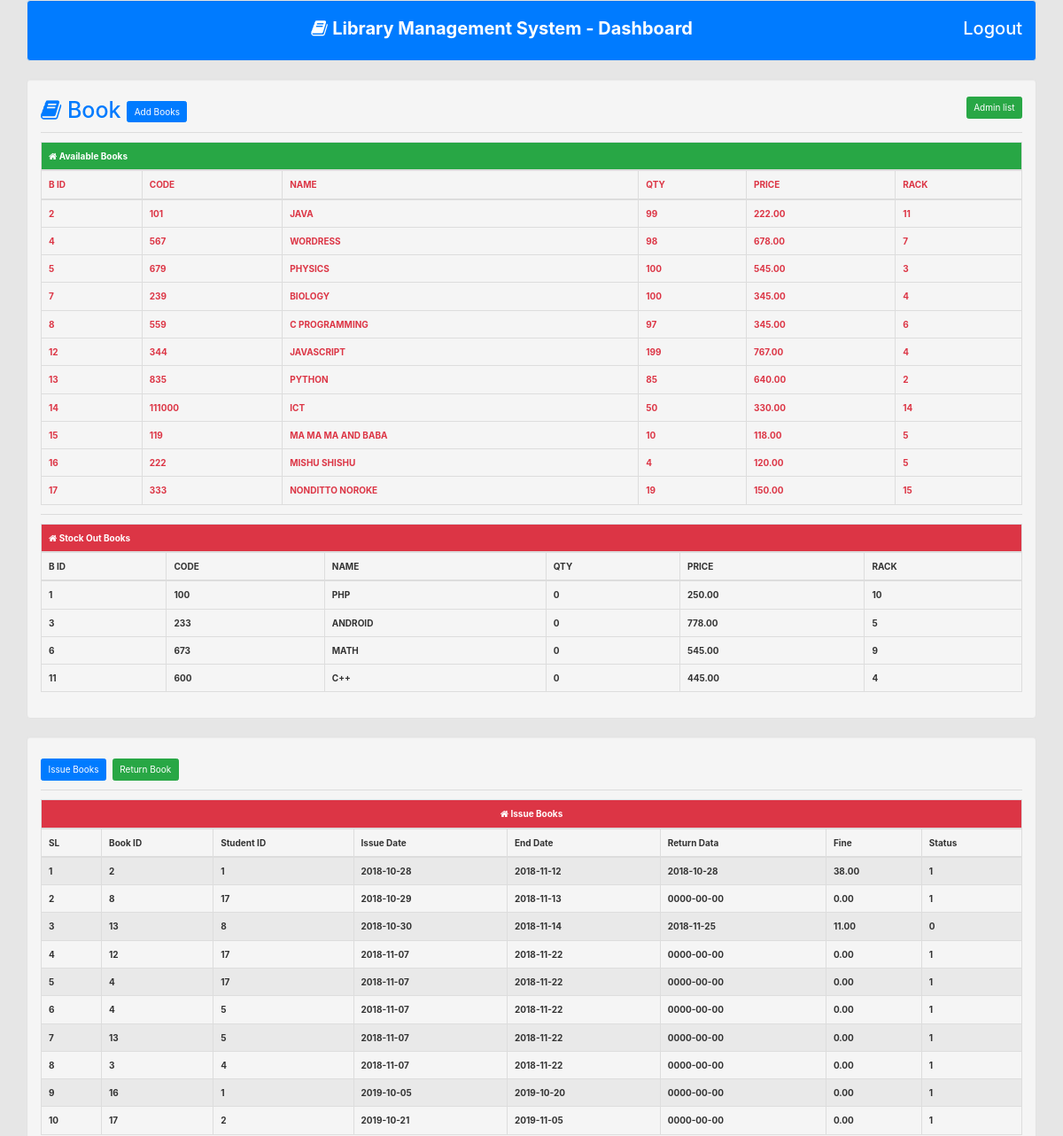
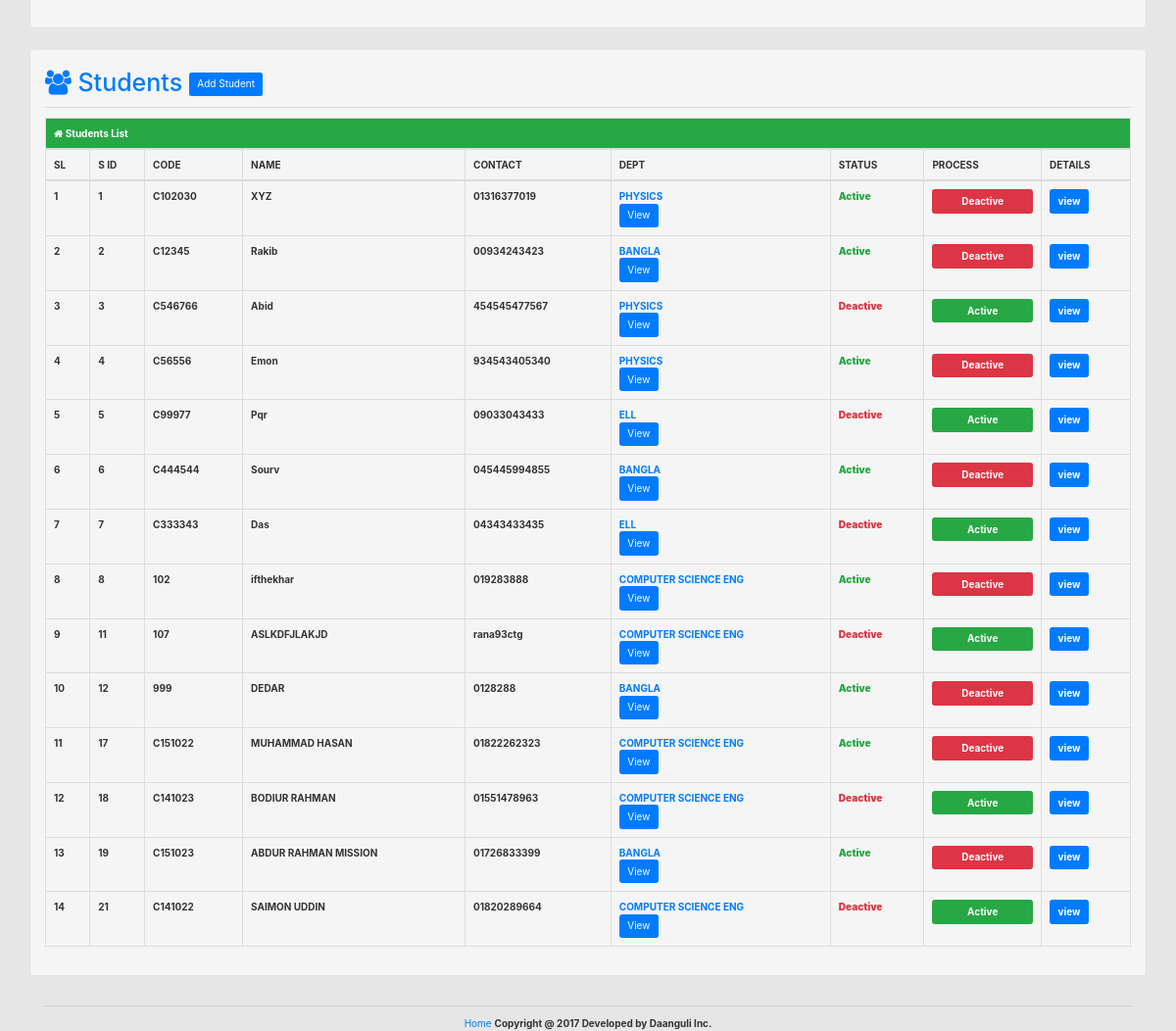
/cpanel.php (signed in), run on the app's committed database (2 pictures, top to bottom).
### tables this page shows
CREATE TABLE `libsys_books` (
  `b_id` int(11) NOT NULL,
  `b_code` varchar(50) NOT NULL,
  `b_name` varchar(50) NOT NULL,
  `b_author` int(11) NOT NULL,
  `b_publishar` int(11) NOT NULL,
  `b_qty` int(11) NOT NULL,
  `b_self` int(11) NOT NULL,
  `b_price` decimal(10,2) NOT NULL,
  `b_status` int(11) NOT NULL
);

CREATE TABLE `libsys_issue` (
  `i_id` int(11) NOT NULL,
  `i_book_id` int(11) NOT NULL,
  `i_student_id` int(11) NOT NULL,
  `i_check` int(11) NOT NULL COMMENT 'book_id+student_id',
  `i_date` date NOT NULL,
  `i_e_date` date NOT NULL COMMENT 'End date',
  `i_r_date` date NOT NULL,
  `i_fine` decimal(10,2) NOT NULL,
  `i_status` int(11) NOT NULL COMMENT '0=return,1=issued'
);

CREATE TABLE `libsys_students` (
  `s_id` int(11) NOT NULL,
  `s_code` varchar(50) NOT NULL,
  `s_name` varchar(50) NOT NULL,
  `s_dept` int(11) NOT NULL,
  `s_semester` int(11) NOT NULL,
  `s_contact` varchar(50) NOT NULL,
  `s_password` varchar(255) NOT NULL,
  `s_status` int(11) NOT NULL
);

CREATE TABLE `libsys_departments` (
  `d_id` int(11) NOT NULL,
  `d_code` varchar(100) NOT NULL,
  `d_name` varchar(100) NOT NULL
);

### includes/functions.php (called while the page is built, shortened)
<?php
include './includes/dbconnect.php';
function get_all_libsys_books($b_status){
    $var = array();
    global $link;
    $query = mysqli_query($link,"SELECT * FROM libsys_books WHERE b_status='".$b_status."' ");
    if($query){
        while($row = mysqli_fetch_array($query)){
            $var[] = $row;
        }
    }else{
        echo mysqli_error();
    }
    return $var;
}
function get_all_libsys_students(){
    $var = array();
    global $link;
    $query = mysqli_query($link,"SELECT * FROM libsys_students ");
    if($query){
        while($row = mysqli_fetch_array($query)){
            $var[] = $row;
        }
    }else{
        echo mysqli_error();
    }
    return $var;
}
function get_all_libsys_issue() {
    $var = array();
    global $link;
    $query = mysqli_query($link,"SELECT * FROM libsys_issue");
    if($query){
        while($row = mysqli_fetch_array($query)){
            $var[] = $row;
        }
    }else{
        echo mysqli_error();
    }
    return $var;
}
function get_dept_info_by_id($d_id){
    $var = array();
    global $link;
    $query = mysqli_query($link,"SELECT * FROM libsys_departments WHERE d_id='".$d_id."'");
    if($query){
        $var = mysqli_fetch_array($query);
    }
    return $var;
}

### cpanel.php (the view, shortened to what this page needs)
<?php
if(isset($_SESSION['se_admin'])){
include './includes/functions.php';
?>
<!DOCTYPE html>
<html>
<head>
    <?php include './head.php'; ?>
</head>
<body class="btn-default">
<div class="container">
    <div class="row">
        <div class="col-md-12 well bg-primary" >
            <h2 class="text-center"><i class="fa fa-book"></i> <b>Library Management System - Dashboard</b><a style="color: white; float: right;" href="logout.php">Logout</a></h2>
        </div>
        <div class="col-md-12 well">
            <h1 class="text-primary"><i class="fa fa-book"></i> Book  <a class="btn btn-primary" href="add_book.php">Add Books</a>
                <a class="btn btn-success pull-right" href="admin_list.php">Admin list</a> </h1>
            <hr/>
            <table class="table table-bordered text-danger">
                <thead>
                <tr class="btn-success">
                    <td colspan="6"><b><i class="fa fa-home"></i> Available Books</b></td>
                </tr>
                <tr>
                    <td><b>B ID</b></td>
                    <td><b>CODE</b></td>
                    <td><b>NAME</b></td>
                    <td><b>QTY</b></td>
                    <td><b>PRICE</b></td>
                    <td><b>RACK</b></td>
                </tr>
                </thead>
                <tbody>
                <?php
                $status='1';
                $all_books=get_all_libsys_books($status);
                foreach($all_books as $books){
                    ?>
                    <tr>
                        <td><b><?php echo $books['b_id']; ?></b></td>
                        <td><b><?php echo $books['b_code']; ?></b></td>
                        <td><b><?php echo $books['b_name']; ?></b></td>
                        <td><b><?php echo $books['b_qty']; ?></b></td>
                        <td><b><?php echo $books['b_price']; ?></b></td>
                        <td><b><?php echo $books['b_self']; ?></b></td>
                    </tr>
                <?php } ?>
                </tbody>
            </table>
            <hr/>
            <table class="table table-bordered">
                <thead>
                <tr class="btn-danger">
                    <td colspan="6"><b><i class="fa fa-home"></i> Stock Out Books</b></td>
                </tr>
                <tr>
                    <td><b>B ID</b></td>
                    <td><b>CODE</b></td>
                    <td><b>NAME</b></td>
                    <td><b>QTY</b></td>
                    <td><b>PRICE</b></td>
                    <td><b>RACK</b></td>
                </tr>
                </thead>
                <tbody>
                <?php
                $status='0';
                $all_books=get_all_libsys_books($status);
                foreach($all_books as $books){
                    ?>
                    <tr>
                        <td><b><?php echo $books['b_id']; ?></b></td>
                        <td><b><?php echo $books['b_code']; ?></b></td>
                        <td><b><?php echo $books['b_name']; ?></b></td>
                        <td><b><?php echo $books['b_qty']; ?></b></td>
                        <td><b><?php echo $books['b_price']; ?></b></td>
                        <td><b><?php echo $books['b_self']; ?></b></td>
                    </tr>
                <?php } ?>
                </tbody>
            </table>
        </div>
        <div class="col-md-12 well">
            <h1 class="text-primary"> <a class="btn btn-primary" href="issue_book.php">Issue Books</a> <a class="btn btn-success" href="return_book.php">Return Book</a> </h1>
            <hr>
            <table class="table table-bordered table-striped">
                <thead>
                <tr class="btn-danger text-center">
                    <td colspan="8"><b><i class="fa fa-home"></i> Issue Books</b></td>
                </tr>
                <tr>
                    <td><b>SL</b></td>
                    <td><b>Book ID</b></td>
                    <td><b>Student ID</b></td>
                    <td><b>Issue Date</b></td>
                    <td><b>End Date</b></td>
                    <td><b>Return Data</b></td>
                    <td><b>Fine</b></td>
                    <td><b>Status</b></td>
                </tr>
                </thead>
                <tbody>
                <?php
                $serial = 1;
                $all_issue_books=get_all_libsys_issue();
                foreach($all_issue_books as $books){
                    ?>
                    <tr>
                        <td><b><?= $serial; ?></b></td>
                        <td><b><?= $books['i_book_id']; ?></b></td>
                        <td><b><?= $books['i_student_id']; ?></b></td>
                        <td><b><?= $books['i_date']; ?></b></td>
                        <td><b><?= $books['i_e_date']; ?></b></td>
                        <td><b><?= $books['i_r_date']; ?></b></td>
                        <td><b><?= $books['i_fine']; ?></b></td>
                        <td><b><?= $books['i_status']; ?></b></td>
                    </tr>
                    <?php $serial++; } ?>
                </tbody>
            </table>
        </div>
    </div>
    <div class="row">
        <div class="col-md-12 well">
            <h1 class="text-primary"><i class="fa fa-users"></i> Students <a class="btn bg-primary" href="add_student.php">Add Student</a></h1>
            <hr/>
            <table class="table table-bordered">
                <thead>
                <tr class="btn-success">
                    <td colspan="9"><b><i class="fa fa-home"></i> Students List</b></td>
                </tr>
                <tr>
                    <td><b>SL</b></td>
                    <td><b>S ID</b></td>
                    <td><b>CODE</b></td>
                    <td><b>NAME</b></td>
                    <td><b>CONTACT</b></td>
                    <td><b>DEPT</b></td>
                    <td><b>STATUS</b></td>
                    <td><b>PROCESS</b></td>
                    <td><b>DETAILS</b></td>
                </tr>
                </thead>
                <tbody>
                <?php
                $all_students=get_all_libsys_students();
                $i=1;
                foreach($all_students as $students){
                    $dept_info= get_dept_info_by_id($students['s_dept']);
                    ?>
                    <tr>
                        <td><b><?php echo $i; ?></b></td>
                        <td><b><?php echo $students['s_id']; ?></b></td>
                        <td><b><?php echo $students['s_code']; ?></b></td>
                        <td><b><?php echo $students['s_name']; ?></b></td>
                        <td><b><?php echo $students['s_contact']; ?></b></td>
                        <td><b><a target="_blank" href="dept.php?d_id=<?php echo $dept_info['d_id']; ?>"><?php echo $dept_info['d_name']; ?></a>
                                <form action="dept.php" method="post">
                                    <button class="btn btn-primary">View</button>
                                </form>
                            </b></td>
                        <td><b><?php
                                if($students['s_status']=='1'){
                                    echo '<b class="text-success">Active</b>';
                                }else{
                                    echo '<b class="text-danger">Deactive</b>';
                                }
                                ?></b>
                        </td>
                        <td><b><?php
                                if($students['s_status']=='1'){ ?>
                                    <form action="" method="post">
                                        <button class="btn btn-danger btn-block"><b>Deactive</b></button>
                                    </form>
                                    <?php
                                }else{ ?>
                                    <form action="" method="post">
                                        <button class="btn btn-success btn-block"><b>Active</b></button>
                                    </form>
                                <?php } ?></b>
                        </td>
                        <td><a class="btn btn-primary" target="_blank" href="profile.php?s_id=<?php echo $students['s_id']; ?>"><b>view</b></a></td>
                    </tr>
                    <?php $i++; } ?>
                </tbody>
            </table>
        </div>
    </div>
    <?php include './footer.php'; ?>
</div>
</body>
</html>
<?php
}else{
    echo "<meta http-equiv='refresh' content='.5;url=index.php'>";
}
?>

### data on the page
libsys_books: b_id "2", b_code "101", b_name "JAVA", b_qty "99", b_price "222.00", b_self "11"
libsys_books: b_id "4", b_code "567", b_name "WORDRESS", b_qty "98", b_price "678.00", b_self "7"
libsys_books: b_id "5", b_code "679", b_name "PHYSICS", b_qty "100", b_price "545.00", b_self "3"
libsys_books: b_id "7", b_code "239", b_name "BIOLOGY", b_qty "100", b_price "345.00", b_self "4"
libsys_books: b_id "8", b_code "559", b_name "C PROGRAMMING", b_qty "97", b_price "345.00", b_self "6"
libsys_books: b_id "12", b_code "344", b_name "JAVASCRIPT", b_qty "199", b_price "767.00", b_self "4"
libsys_books: b_id "13", b_code "835", b_name "PYTHON", b_qty "85", b_price "640.00", b_self "2"
libsys_books: b_id "14", b_code "111000", b_name "ICT", b_qty "50", b_price "330.00", b_self "14"
libsys_books: b_id "15", b_code "119", b_name "MA MA MA AND BABA", b_qty "10", b_price "118.00", b_self "5"
libsys_books: b_id "16", b_code "222", b_name "MISHU SHISHU", b_qty "4", b_price "120.00", b_self "5"
libsys_books: b_id "17", b_code "333", b_name "NONDITTO NOROKE", b_qty "19", b_price "150.00", b_self "15"
libsys_books: b_id "1", b_code "100", b_name "PHP", b_qty "0", b_price "250.00", b_self "10"
libsys_books: b_id "3", b_code "233", b_name "ANDROID", b_qty "0", b_price "778.00", b_self "5"
libsys_books: b_id "6", b_code "673", b_name "MATH", b_qty "0", b_price "545.00", b_self "9"
libsys_books: b_id "11", b_code "600", b_name "C++", b_qty "0", b_price "445.00", b_self "4"
libsys_issue: i_book "2", i_student "1", i_date "2018-10-28", i_e_date "2018-11-12", i_r_date "2018-10-28", i_fine "38.00", i_status "1"
libsys_issue: i_book "8", i_student "17", i_date "2018-10-29", i_e_date "2018-11-13", i_r_date "0000-00-00", i_fine "0.00", i_status "1"
libsys_issue: i_book "13", i_student "8", i_date "2018-10-30", i_e_date "2018-11-14", i_r_date "2018-11-25", i_fine "11.00", i_status "0"
libsys_issue: i_book "12", i_student "17", i_date "2018-11-07", i_e_date "2018-11-22", i_r_date "0000-00-00", i_fine "0.00", i_status "1"
libsys_issue: i_book "4", i_student "17", i_date "2018-11-07", i_e_date "2018-11-22", i_r_date "0000-00-00", i_fine "0.00", i_status "1"
libsys_issue: i_book "4", i_student "5", i_date "2018-11-07", i_e_date "2018-11-22", i_r_date "0000-00-00", i_fine "0.00", i_status "1"
libsys_issue: i_book "13", i_student "5", i_date "2018-11-07", i_e_date "2018-11-22", i_r_date "0000-00-00", i_fine "0.00", i_status "1"
libsys_issue: i_book "3", i_student "4", i_date "2018-11-07", i_e_date "2018-11-22", i_r_date "0000-00-00", i_fine "0.00", i_status "1"
libsys_issue: i_book "16", i_student "1", i_date "2019-10-05", i_e_date "2019-10-20", i_r_date "0000-00-00", i_fine "0.00", i_status "1"
libsys_issue: i_book "17", i_student "2", i_date "2019-10-21", i_e_date "2019-11-05", i_r_date "0000-00-00", i_fine "0.00", i_status "1"
libsys_students: s_id "1", s_code "C102030", s_name "XYZ", s_contact "01316377019", libsys_departments.d_name "PHYSICS", s_status "Active"
libsys_students: s_id "2", s_code "C12345", s_name "Rakib", s_contact "00934243423", libsys_departments.d_name "BANGLA", s_status "Active"
libsys_students: s_id "3", s_code "C546766", s_name "Abid", s_contact "454545477567", libsys_departments.d_name "PHYSICS", s_status "Deactive"
libsys_students: s_id "4", s_code "C56556", s_name "Emon", s_contact "934543405340", libsys_departments.d_name "PHYSICS", s_status "Active"
libsys_students: s_id "5", s_code "C99977", s_name "Pqr", s_contact "09033043433", libsys_departments.d_name "ELL", s_status "Deactive"
libsys_students: s_id "6", s_code "C444544", s_name "Sourv", s_contact "045445994855", libsys_departments.d_name "BANGLA", s_status "Active"
libsys_students: s_id "7", s_code "C333343", s_name "Das", s_contact "04343433435", libsys_departments.d_name "ELL", s_status "Deactive"
libsys_students: s_id "8", s_code "102", s_name "ifthekhar", s_contact "019283888", libsys_departments.d_name "COMPUTER SCIENCE ENG", s_status "Active"
libsys_students: s_id "11", s_code "107", s_name "ASLKDFJLAKJD", s_contact "rana93ctg", libsys_departments.d_name "COMPUTER SCIENCE ENG", s_status "Deactive"
libsys_students: s_id "12", s_code "999", s_name "DEDAR", s_contact "0128288", libsys_departments.d_name "BANGLA", s_status "Active"
libsys_students: s_id "17", s_code "C151022", s_name "MUHAMMAD HASAN", s_contact "01822262323", libsys_departments.d_name "COMPUTER SCIENCE ENG", s_status "Active"
libsys_students: s_id "18", s_code "C141023", s_name "BODIUR RAHMAN", s_contact "01551478963", libsys_departments.d_name "COMPUTER SCIENCE ENG", s_status "Deactive"
libsys_students: s_id "19", s_code "C151023", s_name "ABDUR RAHMAN MISSION", s_contact "01726833399", libsys_departments.d_name "BANGLA", s_status "Active"
libsys_students: s_id "21", s_code "C141022", s_name "SAIMON UDDIN", s_contact "01820289664", libsys_departments.d_name "COMPUTER SCIENCE ENG", s_status "Deactive"
